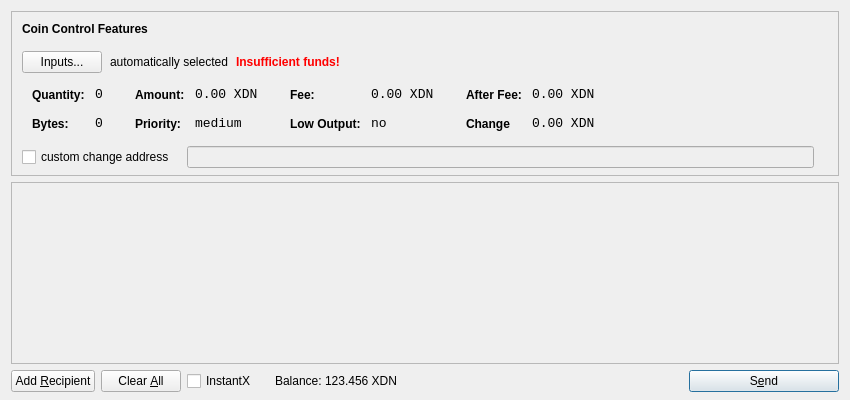
<?xml version="1.0" encoding="UTF-8"?>
<ui version="4.0">
 <class>SendCoinsDialog</class>
 <widget class="QDialog" name="SendCoinsDialog">
  <property name="geometry">
   <rect>
    <x>0</x>
    <y>0</y>
    <width>850</width>
    <height>400</height>
   </rect>
  </property>
  <property name="windowTitle">
   <string>Send Coins</string>
  </property>
  <property name="styleSheet">
   <string notr="true"/>
  </property>
  <layout class="QVBoxLayout" name="verticalLayout" stretch="0,1,0">
   <property name="bottomMargin">
    <number>8</number>
   </property>
   <item>
    <widget class="QFrame" name="frameCoinControl">
     <property name="sizePolicy">
      <sizepolicy hsizetype="Expanding" vsizetype="Expanding">
       <horstretch>0</horstretch>
       <verstretch>0</verstretch>
      </sizepolicy>
     </property>
     <property name="maximumSize">
      <size>
       <width>16777215</width>
       <height>16777215</height>
      </size>
     </property>
     <property name="frameShape">
      <enum>QFrame::StyledPanel</enum>
     </property>
     <property name="frameShadow">
      <enum>QFrame::Sunken</enum>
     </property>
     <layout class="QVBoxLayout" name="verticalLayoutCoinControl2">
      <property name="spacing">
       <number>6</number>
      </property>
      <property name="leftMargin">
       <number>0</number>
      </property>
      <property name="topMargin">
       <number>0</number>
      </property>
      <property name="rightMargin">
       <number>0</number>
      </property>
      <property name="bottomMargin">
       <number>6</number>
      </property>
      <item>
       <layout class="QVBoxLayout" name="verticalLayoutCoinControl" stretch="0,0,0,0,1">
        <property name="spacing">
         <number>0</number>
        </property>
        <property name="leftMargin">
         <number>10</number>
        </property>
        <property name="topMargin">
         <number>10</number>
        </property>
        <item>
         <layout class="QHBoxLayout" name="horizontalLayoutCoinControl1">
          <property name="bottomMargin">
           <number>15</number>
          </property>
          <item>
           <widget class="QLabel" name="labelCoinControlFeatures">
            <property name="sizePolicy">
             <sizepolicy hsizetype="Preferred" vsizetype="Maximum">
              <horstretch>0</horstretch>
              <verstretch>0</verstretch>
             </sizepolicy>
            </property>
            <property name="font">
             <font>
              <weight>75</weight>
              <bold>true</bold>
             </font>
            </property>
            <property name="styleSheet">
             <string notr="true">font-weight:bold;</string>
            </property>
            <property name="text">
             <string>Coin Control Features</string>
            </property>
           </widget>
          </item>
         </layout>
        </item>
        <item>
         <layout class="QHBoxLayout" name="horizontalLayoutCoinControl2" stretch="0,0,0,0">
          <property name="spacing">
           <number>8</number>
          </property>
          <property name="bottomMargin">
           <number>10</number>
          </property>
          <item>
           <widget class="QPushButton" name="pushButtonCoinControl">
            <property name="styleSheet">
             <string notr="true"/>
            </property>
            <property name="text">
             <string>Inputs...</string>
            </property>
           </widget>
          </item>
          <item>
           <widget class="QLabel" name="labelCoinControlAutomaticallySelected">
            <property name="text">
             <string>automatically selected</string>
            </property>
            <property name="margin">
             <number>5</number>
            </property>
           </widget>
          </item>
          <item>
           <widget class="QLabel" name="labelCoinControlInsuffFunds">
            <property name="font">
             <font>
              <weight>75</weight>
              <bold>true</bold>
             </font>
            </property>
            <property name="styleSheet">
             <string notr="true">color:red;font-weight:bold;</string>
            </property>
            <property name="text">
             <string>Insufficient funds!</string>
            </property>
            <property name="margin">
             <number>5</number>
            </property>
           </widget>
          </item>
          <item>
           <spacer name="horizontalSpacerCoinControl">
            <property name="orientation">
             <enum>Qt::Horizontal</enum>
            </property>
            <property name="sizeHint" stdset="0">
             <size>
              <width>40</width>
              <height>1</height>
             </size>
            </property>
           </spacer>
          </item>
         </layout>
        </item>
        <item>
         <widget class="QWidget" name="widgetCoinControl" native="true">
          <property name="sizePolicy">
           <sizepolicy hsizetype="Preferred" vsizetype="Preferred">
            <horstretch>0</horstretch>
            <verstretch>0</verstretch>
           </sizepolicy>
          </property>
          <property name="minimumSize">
           <size>
            <width>0</width>
            <height>0</height>
           </size>
          </property>
          <property name="styleSheet">
           <string notr="true"/>
          </property>
          <layout class="QHBoxLayout" name="horizontalLayoutCoinControl5">
           <property name="leftMargin">
            <number>0</number>
           </property>
           <property name="topMargin">
            <number>0</number>
           </property>
           <property name="rightMargin">
            <number>0</number>
           </property>
           <property name="bottomMargin">
            <number>0</number>
           </property>
           <item>
            <layout class="QHBoxLayout" name="horizontalLayoutCoinControl3" stretch="0,0,0,1">
             <property name="spacing">
              <number>20</number>
             </property>
             <property name="topMargin">
              <number>0</number>
             </property>
             <property name="bottomMargin">
              <number>10</number>
             </property>
             <item>
              <layout class="QFormLayout" name="formLayoutCoinControl1">
               <property name="horizontalSpacing">
                <number>10</number>
               </property>
               <property name="verticalSpacing">
                <number>14</number>
               </property>
               <property name="leftMargin">
                <number>10</number>
               </property>
               <property name="topMargin">
                <number>4</number>
               </property>
               <property name="rightMargin">
                <number>6</number>
               </property>
               <item row="0" column="0">
                <widget class="QLabel" name="labelCoinControlQuantityText">
                 <property name="styleSheet">
                  <string notr="true">font-weight:bold;</string>
                 </property>
                 <property name="text">
                  <string>Quantity:</string>
                 </property>
                 <property name="margin">
                  <number>0</number>
                 </property>
                </widget>
               </item>
               <item row="0" column="1">
                <widget class="QLabel" name="labelCoinControlQuantity">
                 <property name="font">
                  <font>
                   <family>Monospace</family>
                   <pointsize>10</pointsize>
                  </font>
                 </property>
                 <property name="cursor">
                  <cursorShape>IBeamCursor</cursorShape>
                 </property>
                 <property name="contextMenuPolicy">
                  <enum>Qt::ActionsContextMenu</enum>
                 </property>
                 <property name="text">
                  <string>0</string>
                 </property>
                 <property name="margin">
                  <number>0</number>
                 </property>
                 <property name="textInteractionFlags">
                  <set>Qt::LinksAccessibleByMouse|Qt::TextSelectableByKeyboard|Qt::TextSelectableByMouse</set>
                 </property>
                </widget>
               </item>
               <item row="1" column="0">
                <widget class="QLabel" name="labelCoinControlBytesText">
                 <property name="styleSheet">
                  <string notr="true">font-weight:bold;</string>
                 </property>
                 <property name="text">
                  <string>Bytes:</string>
                 </property>
                </widget>
               </item>
               <item row="1" column="1">
                <widget class="QLabel" name="labelCoinControlBytes">
                 <property name="font">
                  <font>
                   <family>Monospace</family>
                   <pointsize>10</pointsize>
                  </font>
                 </property>
                 <property name="cursor">
                  <cursorShape>IBeamCursor</cursorShape>
                 </property>
                 <property name="contextMenuPolicy">
                  <enum>Qt::ActionsContextMenu</enum>
                 </property>
                 <property name="text">
                  <string>0</string>
                 </property>
                 <property name="textInteractionFlags">
                  <set>Qt::LinksAccessibleByMouse|Qt::TextSelectableByKeyboard|Qt::TextSelectableByMouse</set>
                 </property>
                </widget>
               </item>
              </layout>
             </item>
             <item>
              <layout class="QFormLayout" name="formLayoutCoinControl2">
               <property name="horizontalSpacing">
                <number>10</number>
               </property>
               <property name="verticalSpacing">
                <number>14</number>
               </property>
               <property name="leftMargin">
                <number>6</number>
               </property>
               <property name="topMargin">
                <number>4</number>
               </property>
               <property name="rightMargin">
                <number>6</number>
               </property>
               <item row="0" column="0">
                <widget class="QLabel" name="labelCoinControlAmountText">
                 <property name="styleSheet">
                  <string notr="true">font-weight:bold;</string>
                 </property>
                 <property name="text">
                  <string>Amount:</string>
                 </property>
                 <property name="margin">
                  <number>0</number>
                 </property>
                </widget>
               </item>
               <item row="0" column="1">
                <widget class="QLabel" name="labelCoinControlAmount">
                 <property name="font">
                  <font>
                   <family>Monospace</family>
                   <pointsize>10</pointsize>
                  </font>
                 </property>
                 <property name="cursor">
                  <cursorShape>IBeamCursor</cursorShape>
                 </property>
                 <property name="contextMenuPolicy">
                  <enum>Qt::ActionsContextMenu</enum>
                 </property>
                 <property name="text">
                  <string>0.00 XDN</string>
                 </property>
                 <property name="textInteractionFlags">
                  <set>Qt::LinksAccessibleByMouse|Qt::TextSelectableByKeyboard|Qt::TextSelectableByMouse</set>
                 </property>
                </widget>
               </item>
               <item row="1" column="0">
                <widget class="QLabel" name="labelCoinControlPriorityText">
                 <property name="styleSheet">
                  <string notr="true">font-weight:bold;</string>
                 </property>
                 <property name="text">
                  <string>Priority:</string>
                 </property>
                </widget>
               </item>
               <item row="1" column="1">
                <widget class="QLabel" name="labelCoinControlPriority">
                 <property name="font">
                  <font>
                   <family>Monospace</family>
                   <pointsize>10</pointsize>
                  </font>
                 </property>
                 <property name="cursor">
                  <cursorShape>IBeamCursor</cursorShape>
                 </property>
                 <property name="contextMenuPolicy">
                  <enum>Qt::ActionsContextMenu</enum>
                 </property>
                 <property name="text">
                  <string>medium</string>
                 </property>
                 <property name="textInteractionFlags">
                  <set>Qt::LinksAccessibleByMouse|Qt::TextSelectableByKeyboard|Qt::TextSelectableByMouse</set>
                 </property>
                </widget>
               </item>
              </layout>
             </item>
             <item>
              <layout class="QFormLayout" name="formLayoutCoinControl3">
               <property name="horizontalSpacing">
                <number>10</number>
               </property>
               <property name="verticalSpacing">
                <number>14</number>
               </property>
               <property name="leftMargin">
                <number>6</number>
               </property>
               <property name="topMargin">
                <number>4</number>
               </property>
               <property name="rightMargin">
                <number>6</number>
               </property>
               <item row="0" column="0">
                <widget class="QLabel" name="labelCoinControlFeeText">
                 <property name="styleSheet">
                  <string notr="true">font-weight:bold;</string>
                 </property>
                 <property name="text">
                  <string>Fee:</string>
                 </property>
                 <property name="margin">
                  <number>0</number>
                 </property>
                </widget>
               </item>
               <item row="0" column="1">
                <widget class="QLabel" name="labelCoinControlFee">
                 <property name="font">
                  <font>
                   <family>Monospace</family>
                   <pointsize>10</pointsize>
                  </font>
                 </property>
                 <property name="cursor">
                  <cursorShape>IBeamCursor</cursorShape>
                 </property>
                 <property name="contextMenuPolicy">
                  <enum>Qt::ActionsContextMenu</enum>
                 </property>
                 <property name="text">
                  <string>0.00 XDN</string>
                 </property>
                 <property name="textInteractionFlags">
                  <set>Qt::LinksAccessibleByMouse|Qt::TextSelectableByKeyboard|Qt::TextSelectableByMouse</set>
                 </property>
                </widget>
               </item>
               <item row="1" column="0">
                <widget class="QLabel" name="labelCoinControlLowOutputText">
                 <property name="styleSheet">
                  <string notr="true">font-weight:bold;</string>
                 </property>
                 <property name="text">
                  <string>Low Output:</string>
                 </property>
                </widget>
               </item>
               <item row="1" column="1">
                <widget class="QLabel" name="labelCoinControlLowOutput">
                 <property name="font">
                  <font>
                   <family>Monospace</family>
                   <pointsize>10</pointsize>
                  </font>
                 </property>
                 <property name="cursor">
                  <cursorShape>IBeamCursor</cursorShape>
                 </property>
                 <property name="contextMenuPolicy">
                  <enum>Qt::ActionsContextMenu</enum>
                 </property>
                 <property name="text">
                  <string>no</string>
                 </property>
                 <property name="textInteractionFlags">
                  <set>Qt::LinksAccessibleByMouse|Qt::TextSelectableByKeyboard|Qt::TextSelectableByMouse</set>
                 </property>
                </widget>
               </item>
              </layout>
             </item>
             <item>
              <layout class="QFormLayout" name="formLayoutCoinControl4">
               <property name="horizontalSpacing">
                <number>10</number>
               </property>
               <property name="verticalSpacing">
                <number>14</number>
               </property>
               <property name="leftMargin">
                <number>6</number>
               </property>
               <property name="topMargin">
                <number>4</number>
               </property>
               <property name="rightMargin">
                <number>6</number>
               </property>
               <item row="0" column="0">
                <widget class="QLabel" name="labelCoinControlAfterFeeText">
                 <property name="styleSheet">
                  <string notr="true">font-weight:bold;</string>
                 </property>
                 <property name="text">
                  <string>After Fee:</string>
                 </property>
                 <property name="margin">
                  <number>0</number>
                 </property>
                </widget>
               </item>
               <item row="0" column="1">
                <widget class="QLabel" name="labelCoinControlAfterFee">
                 <property name="font">
                  <font>
                   <family>Monospace</family>
                   <pointsize>10</pointsize>
                  </font>
                 </property>
                 <property name="cursor">
                  <cursorShape>IBeamCursor</cursorShape>
                 </property>
                 <property name="contextMenuPolicy">
                  <enum>Qt::ActionsContextMenu</enum>
                 </property>
                 <property name="text">
                  <string>0.00 XDN</string>
                 </property>
                 <property name="textInteractionFlags">
                  <set>Qt::LinksAccessibleByMouse|Qt::TextSelectableByKeyboard|Qt::TextSelectableByMouse</set>
                 </property>
                </widget>
               </item>
               <item row="1" column="0">
                <widget class="QLabel" name="labelCoinControlChangeText">
                 <property name="styleSheet">
                  <string notr="true">font-weight:bold;</string>
                 </property>
                 <property name="text">
                  <string>Change</string>
                 </property>
                </widget>
               </item>
               <item row="1" column="1">
                <widget class="QLabel" name="labelCoinControlChange">
                 <property name="font">
                  <font>
                   <family>Monospace</family>
                   <pointsize>10</pointsize>
                  </font>
                 </property>
                 <property name="cursor">
                  <cursorShape>IBeamCursor</cursorShape>
                 </property>
                 <property name="contextMenuPolicy">
                  <enum>Qt::ActionsContextMenu</enum>
                 </property>
                 <property name="text">
                  <string>0.00 XDN</string>
                 </property>
                 <property name="textInteractionFlags">
                  <set>Qt::LinksAccessibleByMouse|Qt::TextSelectableByKeyboard|Qt::TextSelectableByMouse</set>
                 </property>
                </widget>
               </item>
              </layout>
             </item>
            </layout>
           </item>
          </layout>
         </widget>
        </item>
        <item>
         <layout class="QHBoxLayout" name="horizontalLayoutCoinControl4" stretch="0,0,0">
          <property name="spacing">
           <number>12</number>
          </property>
          <property name="sizeConstraint">
           <enum>QLayout::SetDefaultConstraint</enum>
          </property>
          <property name="topMargin">
           <number>5</number>
          </property>
          <property name="rightMargin">
           <number>5</number>
          </property>
          <item>
           <widget class="QCheckBox" name="checkBoxCoinControlChange">
            <property name="text">
             <string>custom change address</string>
            </property>
           </widget>
          </item>
          <item>
           <widget class="QLineEdit" name="lineEditCoinControlChange">
            <property name="enabled">
             <bool>false</bool>
            </property>
            <property name="sizePolicy">
             <sizepolicy hsizetype="Expanding" vsizetype="Fixed">
              <horstretch>0</horstretch>
              <verstretch>0</verstretch>
             </sizepolicy>
            </property>
           </widget>
          </item>
          <item>
           <widget class="QLabel" name="labelCoinControlChangeLabel">
            <property name="sizePolicy">
             <sizepolicy hsizetype="Preferred" vsizetype="Expanding">
              <horstretch>0</horstretch>
              <verstretch>0</verstretch>
             </sizepolicy>
            </property>
            <property name="minimumSize">
             <size>
              <width>0</width>
              <height>0</height>
             </size>
            </property>
            <property name="text">
             <string/>
            </property>
            <property name="margin">
             <number>3</number>
            </property>
           </widget>
          </item>
         </layout>
        </item>
        <item>
         <spacer name="verticalSpacerCoinControl">
          <property name="orientation">
           <enum>Qt::Vertical</enum>
          </property>
          <property name="sizeHint" stdset="0">
           <size>
            <width>800</width>
            <height>1</height>
           </size>
          </property>
         </spacer>
        </item>
       </layout>
      </item>
     </layout>
    </widget>
   </item>
   <item>
    <widget class="QScrollArea" name="scrollArea">
     <property name="widgetResizable">
      <bool>true</bool>
     </property>
     <widget class="QWidget" name="scrollAreaWidgetContents">
      <property name="geometry">
       <rect>
        <x>0</x>
        <y>0</y>
        <width>830</width>
        <height>170</height>
       </rect>
      </property>
      <layout class="QVBoxLayout" name="verticalLayout_2">
       <property name="leftMargin">
        <number>0</number>
       </property>
       <property name="topMargin">
        <number>0</number>
       </property>
       <property name="rightMargin">
        <number>0</number>
       </property>
       <property name="bottomMargin">
        <number>0</number>
       </property>
       <item>
        <layout class="QVBoxLayout" name="entries">
         <property name="spacing">
          <number>6</number>
         </property>
        </layout>
       </item>
       <item>
        <spacer name="verticalSpacer">
         <property name="orientation">
          <enum>Qt::Vertical</enum>
         </property>
         <property name="sizeHint" stdset="0">
          <size>
           <width>20</width>
           <height>40</height>
          </size>
         </property>
        </spacer>
       </item>
      </layout>
     </widget>
    </widget>
   </item>
   <item>
    <layout class="QHBoxLayout" name="horizontalLayout">
     <item>
      <widget class="QPushButton" name="addButton">
       <property name="toolTip">
        <string>Send to multiple recipients at once</string>
       </property>
       <property name="text">
        <string>Add &amp;Recipient</string>
       </property>
       <property name="autoDefault">
        <bool>false</bool>
       </property>
      </widget>
     </item>
     <item>
      <widget class="QPushButton" name="clearButton">
       <property name="sizePolicy">
        <sizepolicy hsizetype="Minimum" vsizetype="Fixed">
         <horstretch>0</horstretch>
         <verstretch>0</verstretch>
        </sizepolicy>
       </property>
       <property name="toolTip">
        <string>Remove all transaction fields</string>
       </property>
       <property name="text">
        <string>Clear &amp;All</string>
       </property>
       <property name="autoRepeatDelay">
        <number>300</number>
       </property>
       <property name="autoDefault">
        <bool>false</bool>
       </property>
      </widget>
     </item>
     <item>
      <layout class="QHBoxLayout" name="horizontalLayout_2">
       <property name="spacing">
        <number>3</number>
       </property>
       <item>
        <widget class="QCheckBox" name="checkInstantX">
         <property name="enabled">
          <bool>true</bool>
         </property>
         <property name="minimumSize">
          <size>
           <width>85</width>
           <height>0</height>
          </size>
         </property>
         <property name="text">
          <string>InstantX</string>
         </property>
        </widget>
       </item>
       <item>
        <widget class="QLabel" name="label">
         <property name="sizePolicy">
          <sizepolicy hsizetype="Preferred" vsizetype="Fixed">
           <horstretch>0</horstretch>
           <verstretch>0</verstretch>
          </sizepolicy>
         </property>
         <property name="text">
          <string>Balance:</string>
         </property>
        </widget>
       </item>
       <item>
        <widget class="QLabel" name="labelBalance">
         <property name="sizePolicy">
          <sizepolicy hsizetype="Preferred" vsizetype="Fixed">
           <horstretch>0</horstretch>
           <verstretch>0</verstretch>
          </sizepolicy>
         </property>
         <property name="cursor">
          <cursorShape>IBeamCursor</cursorShape>
         </property>
         <property name="text">
          <string>123.456 XDN</string>
         </property>
         <property name="textInteractionFlags">
          <set>Qt::LinksAccessibleByMouse|Qt::TextSelectableByKeyboard|Qt::TextSelectableByMouse</set>
         </property>
        </widget>
       </item>
      </layout>
     </item>
     <item>
      <spacer name="horizontalSpacer">
       <property name="orientation">
        <enum>Qt::Horizontal</enum>
       </property>
       <property name="sizeHint" stdset="0">
        <size>
         <width>40</width>
         <height>20</height>
        </size>
       </property>
      </spacer>
     </item>
     <item>
      <widget class="QPushButton" name="sendButton">
       <property name="minimumSize">
        <size>
         <width>150</width>
         <height>0</height>
        </size>
       </property>
       <property name="toolTip">
        <string>Confirm the send action</string>
       </property>
       <property name="text">
        <string>S&amp;end</string>
       </property>
       <property name="icon">
        <iconset resource="../bitcoin.qrc">
         <normaloff>:/icons/send</normaloff>:/icons/send</iconset>
       </property>
       <property name="default">
        <bool>true</bool>
       </property>
      </widget>
     </item>
    </layout>
   </item>
  </layout>
 </widget>
 <resources>
  <include location="../bitcoin.qrc"/>
 </resources>
 <connections/>
</ui>
